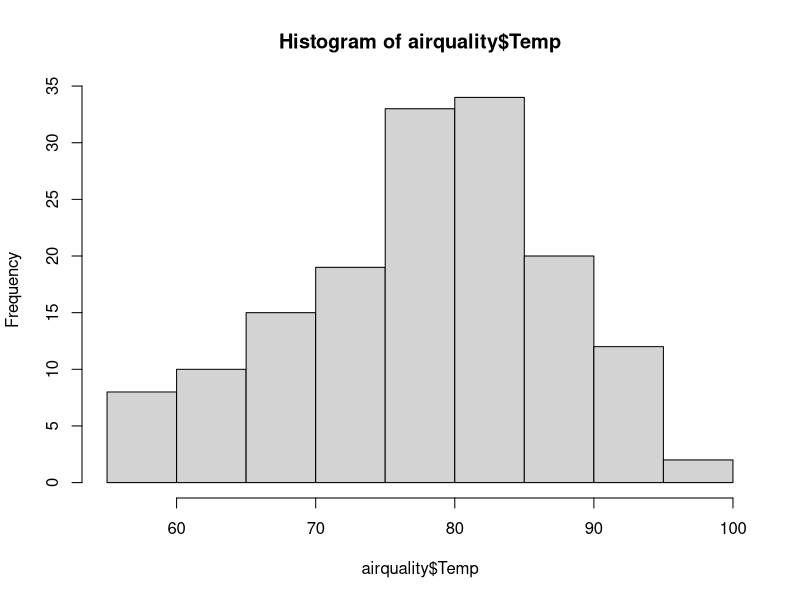
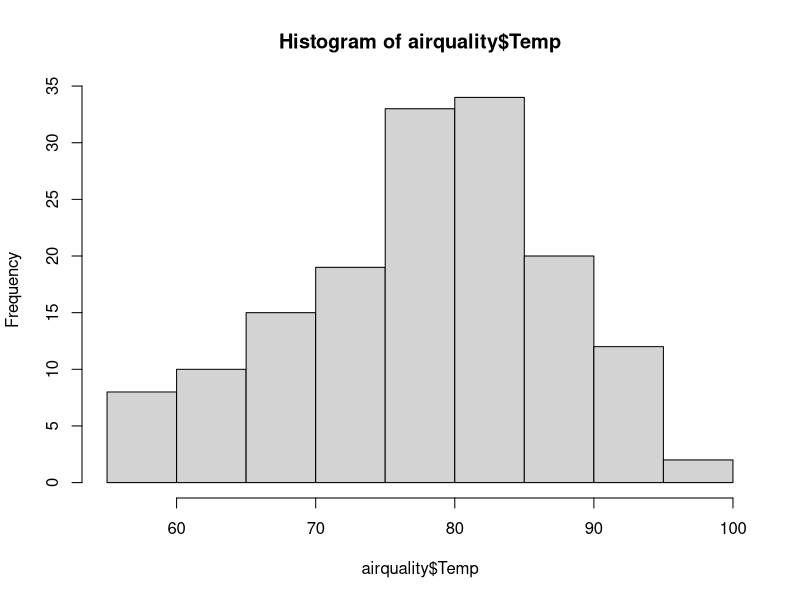

R code for these plots, in order:
## ---- chunk 1
# Indicando el nombre del argumento x con x = 
datasets::airquality
data("airquality")
hist(x=airquality$Temp)

## ---- chunk 2
# Sin indicar el argumento x =
hist(airquality$Temp)

